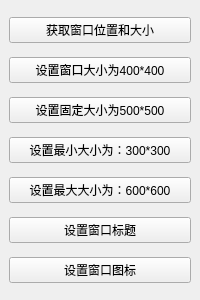
<?xml version="1.0" encoding="UTF-8"?>
<ui version="4.0">
 <class>MainWindow</class>
 <widget class="QMainWindow" name="MainWindow">
  <property name="geometry">
   <rect>
    <x>0</x>
    <y>0</y>
    <width>200</width>
    <height>300</height>
   </rect>
  </property>
  <property name="windowTitle">
   <string>演示QWidget</string>
  </property>
  <widget class="QWidget" name="centralwidget">
   <layout class="QVBoxLayout" name="verticalLayout">
    <item>
     <widget class="QPushButton" name="pushButton">
      <property name="text">
       <string>获取窗口位置和大小</string>
      </property>
     </widget>
    </item>
    <item>
     <widget class="QPushButton" name="pushButton_2">
      <property name="text">
       <string>设置窗口大小为400*400</string>
      </property>
     </widget>
    </item>
    <item>
     <widget class="QPushButton" name="pushButton_3">
      <property name="text">
       <string>设置固定大小为500*500</string>
      </property>
     </widget>
    </item>
    <item>
     <widget class="QPushButton" name="pushButton_4">
      <property name="text">
       <string>设置最小大小为：300*300</string>
      </property>
     </widget>
    </item>
    <item>
     <widget class="QPushButton" name="pushButton_5">
      <property name="text">
       <string>设置最大大小为：600*600</string>
      </property>
     </widget>
    </item>
    <item>
     <widget class="QPushButton" name="pushButton_6">
      <property name="text">
       <string>设置窗口标题</string>
      </property>
     </widget>
    </item>
    <item>
     <widget class="QPushButton" name="pushButton_7">
      <property name="text">
       <string>设置窗口图标</string>
      </property>
     </widget>
    </item>
   </layout>
  </widget>
 </widget>
 <resources/>
 <connections/>
</ui>
